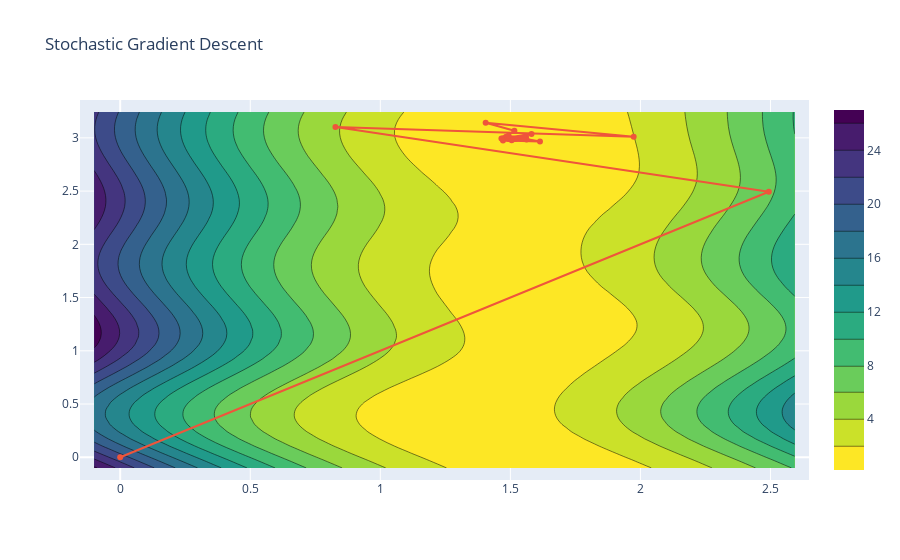

Write notebook code for a chart like this one.
### Code cell
contour_plot('Stochastic Gradient Descent', thetas_stoch, average_squared_loss, sin_model, x, y)
